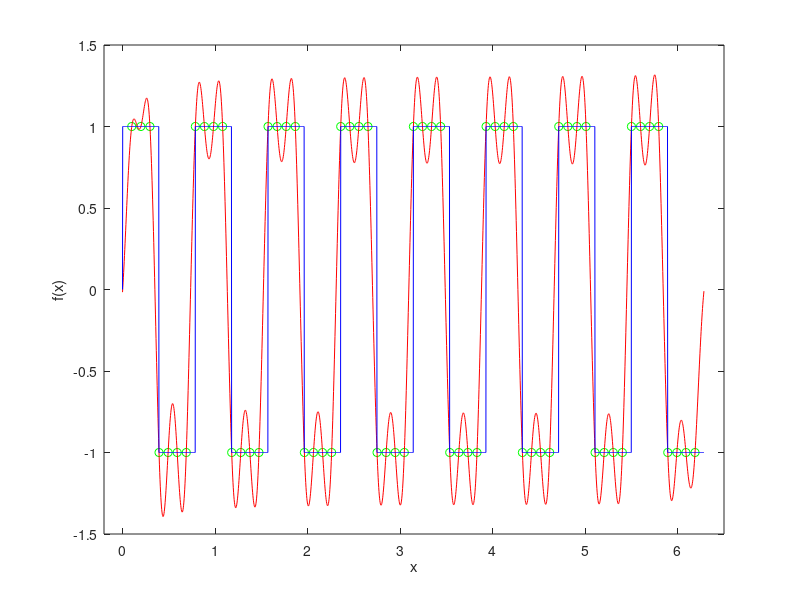

MATLAB code to generate this figure:
clear;
close all;
clc;

%oś czasu
t = 0.1:2*pi/64:2*pi;

%f interpolowana
x = sign(sin(8*t))';

ts = linspace(0,(2*pi), 2048);

%ndgrid replikuje wektory siatki x1,x2,...,xn aby utworzyć pełnowymiarową
%siatkę
[Ts,T] = ndgrid(ts,t);

st = 2*pi/64;
y = sinc((Ts - T)/st)*x;

b = 0:2*pi/3096:2*pi;
a = sign(sin(8*b));

plot(t,x,'go',ts,y,'r');
hold on;

plot(b,a,'b');
hold on;
axis ([-0.2 6.5 -1.5 1.5]);
xlabel('x');
ylabel('f(x)');
